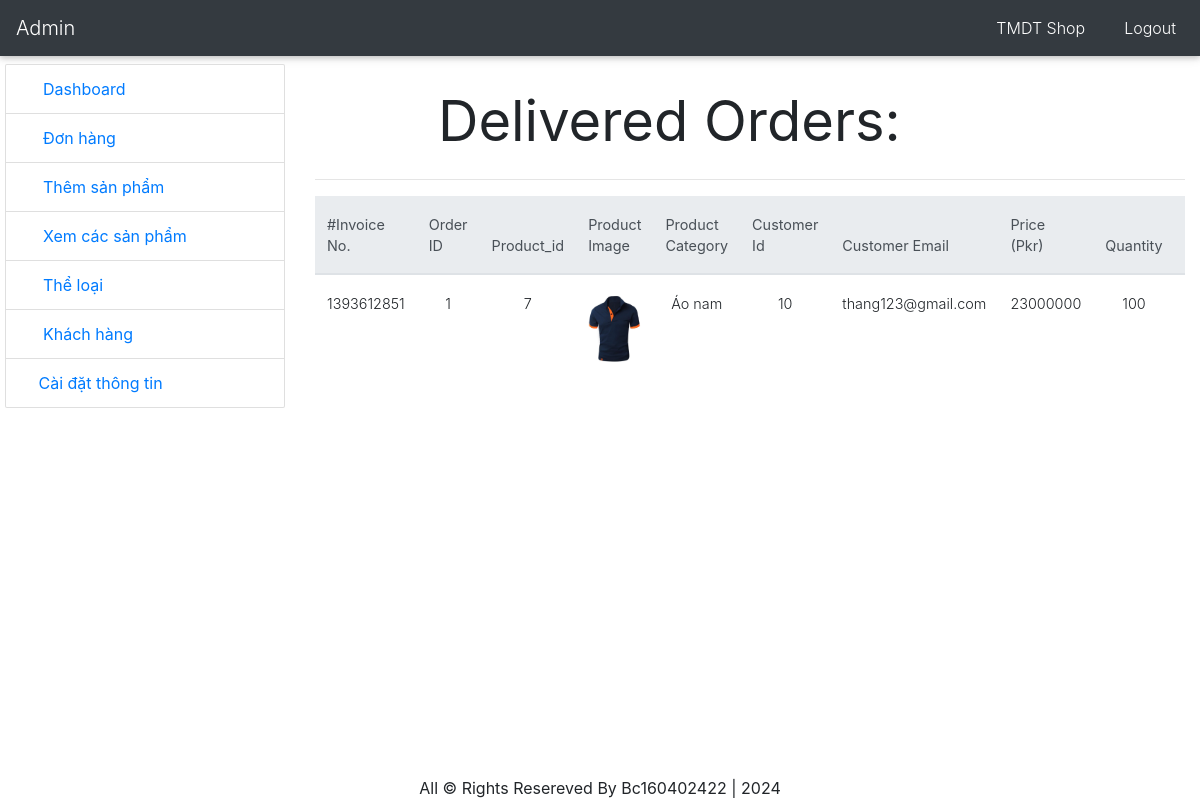
Page /tmdt-shop/admin/delivered_furniture_pro.php (signed in) on the committed database.
### tables this page shows
CREATE TABLE `customer_order` (
  `order_id` int(11) NOT NULL,
  `customer_id` int(11) NOT NULL,
  `customer_email` varchar(100) NOT NULL,
  `customer_fullname` varchar(100) NOT NULL,
  `customer_address` varchar(225) NOT NULL,
  `customer_city` varchar(50) NOT NULL,
  `customer_pcode` int(11) NOT NULL,
  `customer_phonenumber` varchar(100) NOT NULL,
  `product_id` int(11) NOT NULL,
  `product_amount` int(11) NOT NULL,
  `invoice_no` int(11) NOT NULL,
  `products_qty` int(11) NOT NULL,
  `size` int(11) NOT NULL,
  `order_date` varchar(100) NOT NULL,
  `order_status` varchar(100) NOT NULL
);

CREATE TABLE `furniture_product` (
  `pid` int(11) NOT NULL,
  `title` varchar(80) NOT NULL,
  `category` int(11) NOT NULL,
  `detail` text NOT NULL,
  `price` int(11) NOT NULL,
  `image` varchar(200) NOT NULL,
  `date` varchar(100) NOT NULL,
  `status` varchar(50) NOT NULL
);

CREATE TABLE `categories` (
  `id` int(11) NOT NULL,
  `category` varchar(100) NOT NULL
);

### tmdt-shop/admin/delivered_furniture_pro.php (the view, shortened to what this page needs)
<?php include("include/header.php");
?>
<div class="container-fluid mt-2">
    <div class="row">
        <div class="col-md-3">
            <?php include("include/sidebar.php");?>
        </div>
        <div class="col-md-9">
            <div class="row">
              <div class="col-md-1">
                <i class="fad fa-truck fa-6x text-primary"></i>
              </div>
              <div class="col-md-11 text-left mt-4">
               <h1 class="ml-5 display-4 font-weight-normal">Delivered Orders:</h1>
              </div>
            </div>
           <hr>
        <table class="table table-responsive table-hover ">
                      <thead class="thead-light">
                          <tr>
                              <th>#Invoice No.</th>
                              <th>Order ID</th>
                              <th>Product_id</th>
                              <th>Product Image</th>
                              <th>Product Category</th>
                              <th>Customer Id</th>
                              <th>Customer Email</th>
                              <th>Price (Pkr)</th>
                              <th>Quantity</th>
                              <th>Order_Status</th>
                          </tr>
                      </thead>
                        <tbody class="text-center">
                          <?php
                                    $order_query = "SELECT * FROM customer_order WHERE order_status='delivered'";
                                    $run = mysqli_query($con,$order_query);
                                    if(mysqli_num_rows($run) > 0){
                                        while($order_row = mysqli_fetch_array($run)){
                                            $order_invoice = $order_row['invoice_no'];
                                            $order_id      = $order_row['order_id'];
                                            $cust_id       = $order_row['customer_id'];
                                            $cust_email    = $order_row['customer_email'];
                                            $order_pro_id  = $order_row['product_id'];
                                            $order_qty     = $order_row['products_qty'];
                                            $order_amount  = $order_row['product_amount'];
                                            $order_status  = $order_row['order_status'];
                                            $pr_query = "SELECT * FROM furniture_product fp INNER JOIN categories cat ON fp.category = cat.id WHERE pid = $order_pro_id ";
                                                $pr_run   = mysqli_query($con,$pr_query);
                                                if(mysqli_num_rows($pr_run) > 0){
                                                    while($pr_row = mysqli_fetch_array($pr_run)){
                                                    $image = $pr_row['image'];
                                                    $category = $pr_row['category'];
                            ?>
                             <tr>
                                 <td>
                                 <?php echo $order_invoice;?>
                                 </td>
                                 <td>
                                 <?php echo $order_id;?>
                                 </td>
                                 <td>
                                     <?php echo $order_pro_id;?>
                                 </td>
                                 <td width="120px">
                                     <img src="img/<?php echo $image;?>" width="100%">
                                 </td>
                                 <td>
                                     <?php echo $category;?>
                                 </td>
                                 <td>
                                    <?php echo $cust_id;?>
                                 </td>
                                 <td>
                                    <?php echo $cust_email;?>
                                 </td>
                                 <td>
                                    <?php echo $order_amount;?>
                                 </td>
                                 <td><?php echo $order_qty;?></td>
                                <td><?php echo"<i class='fad fa-truck text-primary'></i> ".ucfirst($order_status);?></td>
                             </tr>
                           <?php
                                  }
                                }
                              }
                            }else {
                                echo "<tr><td colspan='12'><h2 class='text-center text-secondary'>You have not delivered any order</h2></td></tr>";
                                }
                    ?>
                      </tbody>
                  </table>
        </div>
    </div>
</div>
<?php include("include/footer.php"); ?>

### tmdt-shop/admin/css/style.css (style rules this page uses)
* { margin: 0px; padding: 0px; }

### rows in the picture
customer_order: invoice_no "1393612851", order_id "1", product "7", customer "10", customer_email "thang123@gmail.com", product_amount "23000000", products_qty "100"
furniture_product: image (picture), categories.category "Áo nam"
